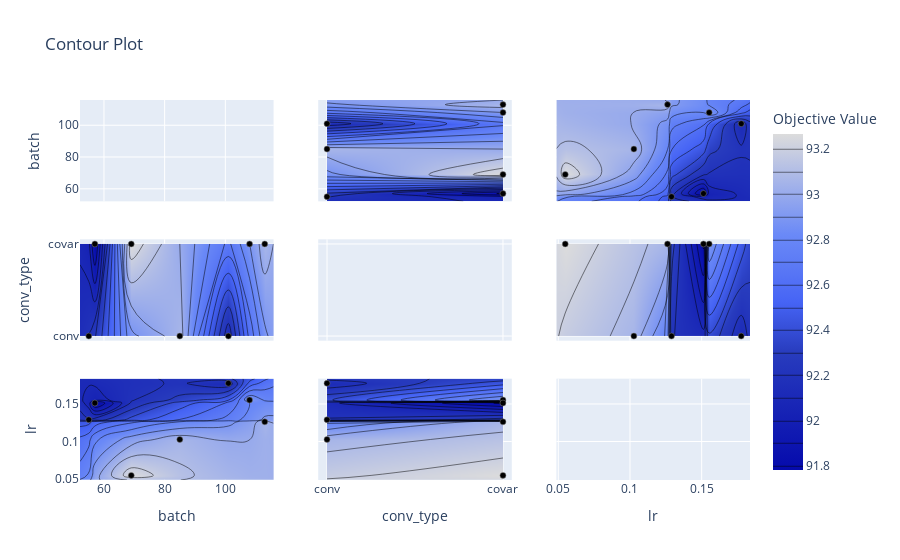

The cell this chart's notebook holds for it:
### Code cell
import os
main = os.getcwd()
if study_case == 'rotmnist':
    path =  main + '/hyperparameter_level_sets_rotmnist.png'
else:
    path =  main + '/hyperparameter_level_sets_cifar10.png'
    
fig = optuna.visualization.plot_contour(study)
fig.write_image(path)
fig.show()

### Figure 1 — Plotly figure (JSON) as saved in the notebook; plotly's stock layout.template omitted (floating-point values rounded to 4 significant figures)
{"data": [{"type": "scatter", "xaxis": "x", "yaxis": "y"}, {"colorbar": {"title": {"text": "Objective Value"}}, "colorscale": [[0, "rgb(5,10,172)"], [0.35, "rgb(40,60,190)"], [0.5, "rgb(70,100,245)"], [0.6, "rgb(90,120,245)"], [0.7, "rgb(106,137,247)"], [1, "rgb(220,220,220)"]], "connectgaps": true, "contours": {"coloring": "heatmap"}, "hoverinfo": "none", "line": {"smoothing": 1.3}, "reversescale": false, "showscale": true, "type": "contour", "x": [52.1, 55, 57, 69, 85, 101, 108, 113, 115.9], "xaxis": "x4", "y": ["conv", "covar"], "yaxis": "y4", "z": [[null, 92.21, null, null, 93.06, 92.12, null, null, null], [null, null, 91.78, 93.27, null, null, 92.9, 93.06, null]]}, {"marker": {"color": "black", "line": {"color": "Grey", "width": 0.5}}, "mode": "markers", "showlegend": false, "type": "scatter", "x": [55, 108, 101, 113, 57, 85, 69], "xaxis": "x4", "y": ["conv", "covar", "conv", "covar", "covar", "conv", "covar"], "yaxis": "y4"}, {"colorbar": {"title": {"text": "Objective Value"}}, "colorscale": [[0, "rgb(5,10,172)"], [0.35, "rgb(40,60,190)"], [0.5, "rgb(70,100,245)"], [0.6, "rgb(90,120,245)"], [0.7, "rgb(106,137,247)"], [1, "rgb(220,220,220)"]], "connectgaps": true, "contours": {"coloring": "heatmap"}, "hoverinfo": "none", "line": {"smoothing": 1.3}, "reversescale": false, "showscale": false, "type": "contour", "x": [52.1, 55, 57, 69, 85, 101, 108, 113, 115.9], "xaxis": "x7", "y": [0.04871, 0.05485, 0.1027, 0.1262, 0.129, 0.1512, 0.1552, 0.1776, 0.1837], "yaxis": "y7", "z": [[null, null, null, null, null, null, null, null, null], [null, null, null, 93.27, null, null, null, null, null], [null, null, null, null, 93.06, null, null, null, null], [null, null, null, null, null, null, null, 93.06, null], [null, 92.21, null, null, null, null, null, null, null], [null, null, 91.78, null, null, null, null, null, null], [null, null, null, null, null, null, 92.9, null, null], [null, null, null, null, null, 92.12, null, null, null], [null, null, null, null, null, null, null, null, null]]}, {"marker": {"color": "black", "line": {"color": "Grey", "width": 0.5}}, "mode": "markers", "showlegend": false, "type": "scatter", "x": [55, 108, 101, 113, 57, 85, 69], "xaxis": "x7", "y": [0.129, 0.1552, 0.1776, 0.1262, 0.1512, 0.1027, 0.05485], "yaxis": "y7"}, {"colorbar": {"title": {"text": "Objective Value"}}, "colorscale": [[0, "rgb(5,10,172)"], [0.35, "rgb(40,60,190)"], [0.5, "rgb(70,100,245)"], [0.6, "rgb(90,120,245)"], [0.7, "rgb(106,137,247)"], [1, "rgb(220,220,220)"]], "connectgaps": true, "contours": {"coloring": "heatmap"}, "hoverinfo": "none", "line": {"smoothing": 1.3}, "reversescale": false, "showscale": false, "type": "contour", "x": ["conv", "covar"], "xaxis": "x2", "y": [52.1, 55, 57, 69, 85, 101, 108, 113, 115.9], "yaxis": "y2", "z": [[null, null], [92.21, null], [null, 91.78], [null, 93.27], [93.06, null], [92.12, null], [null, 92.9], [null, 93.06], [null, null]]}, {"marker": {"color": "black", "line": {"color": "Grey", "width": 0.5}}, "mode": "markers", "showlegend": false, "type": "scatter", "x": ["conv", "covar", "conv", "covar", "covar", "conv", "covar"], "xaxis": "x2", "y": [55, 108, 101, 113, 57, 85, 69], "yaxis": "y2"}, {"type": "scatter", "xaxis": "x5", "yaxis": "y5"}, {"colorbar": {"title": {"text": "Objective Value"}}, "colorscale": [[0, "rgb(5,10,172)"], [0.35, "rgb(40,60,190)"], [0.5, "rgb(70,100,245)"], [0.6, "rgb(90,120,245)"], [0.7, "rgb(106,137,247)"], [1, "rgb(220,220,220)"]], "connectgaps": true, "contours": {"coloring": "heatmap"}, "hoverinfo": "none", "line": {"smoothing": 1.3}, "reversescale": false, "showscale": false, "type": "contour", "x": ["conv", "covar"], "xaxis": "x8", "y": [0.04871, 0.05485, 0.1027, 0.1262, 0.129, 0.1512, 0.1552, 0.1776, 0.1837], "yaxis": "y8", "z": [[null, null], [null, 93.27], [93.06, null], [null, 93.06], [92.21, null], [null, 91.78], [null, 92.9], [92.12, null], [null, null]]}, {"marker": {"color": "black", "line": {"color": "Grey", "width": 0.5}}, "mode": "markers", "showlegend": false, "type": "scatter", "x": ["conv", "covar", "conv", "covar", "covar", "conv", "covar"], "xaxis": "x8", "y": [0.129, 0.1552, 0.1776, 0.1262, 0.1512, 0.1027, 0.05485], "yaxis": "y8"}, {"colorbar": {"title": {"text": "Objective Value"}}, "colorscale": [[0, "rgb(5,10,172)"], [0.35, "rgb(40,60,190)"], [0.5, "rgb(70,100,245)"], [0.6, "rgb(90,120,245)"], [0.7, "rgb(106,137,247)"], [1, "rgb(220,220,220)"]], "connectgaps": true, "contours": {"coloring": "heatmap"}, "hoverinfo": "none", "line": {"smoothing": 1.3}, "reversescale": false, "showscale": false, "type": "contour", "x": [0.04871, 0.05485, 0.1027, 0.1262, 0.129, 0.1512, 0.1552, 0.1776, 0.1837], "xaxis": "x3", "y": [52.1, 55, 57, 69, 85, 101, 108, 113, 115.9], "yaxis": "y3", "z": [[null, null, null, null, null, null, null, null, null], [null, null, null, null, 92.21, null, null, null, null], [null, null, null, null, null, 91.78, null, null, null], [null, 93.27, null, null, null, null, null, null, null], [null, null, 93.06, null, null, null, null, null, null], [null, null, null, null, null, null, null, 92.12, null], [null, null, null, null, null, null, 92.9, null, null], [null, null, null, 93.06, null, null, null, null, null], [null, null, null, null, null, null, null, null, null]]}, {"marker": {"color": "black", "line": {"color": "Grey", "width": 0.5}}, "mode": "markers", "showlegend": false, "type": "scatter", "x": [0.129, 0.1552, 0.1776, 0.1262, 0.1512, 0.1027, 0.05485], "xaxis": "x3", "y": [55, 108, 101, 113, 57, 85, 69], "yaxis": "y3"}, {"colorbar": {"title": {"text": "Objective Value"}}, "colorscale": [[0, "rgb(5,10,172)"], [0.35, "rgb(40,60,190)"], [0.5, "rgb(70,100,245)"], [0.6, "rgb(90,120,245)"], [0.7, "rgb(106,137,247)"], [1, "rgb(220,220,220)"]], "connectgaps": true, "contours": {"coloring": "heatmap"}, "hoverinfo": "none", "line": {"smoothing": 1.3}, "reversescale": false, "showscale": false, "type": "contour", "x": [0.04871, 0.05485, 0.1027, 0.1262, 0.129, 0.1512, 0.1552, 0.1776, 0.1837], "xaxis": "x6", "y": ["conv", "covar"], "yaxis": "y6", "z": [[null, null, 93.06, null, 92.21, null, null, 92.12, null], [null, 93.27, null, 93.06, null, 91.78, 92.9, null, null]]}, {"marker": {"color": "black", "line": {"color": "Grey", "width": 0.5}}, "mode": "markers", "showlegend": false, "type": "scatter", "x": [0.129, 0.1552, 0.1776, 0.1262, 0.1512, 0.1027, 0.05485], "xaxis": "x6", "y": ["conv", "covar", "conv", "covar", "covar", "conv", "covar"], "yaxis": "y6"}, {"type": "scatter", "xaxis": "x9", "yaxis": "y9"}], "layout": {"title": {"text": "Contour Plot"}, "xaxis": {"anchor": "y", "domain": [0, 0.2889], "matches": "x7", "range": [52.1, 115.9], "showticklabels": false}, "xaxis2": {"anchor": "y2", "domain": [0.3556, 0.6444], "matches": "x8", "range": [-0.05, 1.05], "showticklabels": false, "type": "category"}, "xaxis3": {"anchor": "y3", "domain": [0.7111, 1], "matches": "x9", "range": [0.04871, 0.1837], "showticklabels": false}, "xaxis4": {"anchor": "y4", "domain": [0, 0.2889], "matches": "x7", "range": [52.1, 115.9], "showticklabels": false}, "xaxis5": {"anchor": "y5", "domain": [0.3556, 0.6444], "matches": "x8", "range": [-0.05, 1.05], "showticklabels": false, "type": "category"}, "xaxis6": {"anchor": "y6", "domain": [0.7111, 1], "matches": "x9", "range": [0.04871, 0.1837], "showticklabels": false}, "xaxis7": {"anchor": "y7", "domain": [0, 0.2889], "range": [52.1, 115.9], "title": {"text": "batch"}}, "xaxis8": {"anchor": "y8", "domain": [0.3556, 0.6444], "range": [-0.05, 1.05], "title": {"text": "conv_type"}, "type": "category"}, "xaxis9": {"anchor": "y9", "domain": [0.7111, 1], "range": [0.04871, 0.1837], "title": {"text": "lr"}}, "yaxis": {"anchor": "x", "domain": [0.7333, 1], "range": [52.1, 115.9], "title": {"text": "batch"}}, "yaxis2": {"anchor": "x2", "domain": [0.7333, 1], "matches": "y", "range": [52.1, 115.9], "showticklabels": false}, "yaxis3": {"anchor": "x3", "domain": [0.7333, 1], "matches": "y", "range": [52.1, 115.9], "showticklabels": false}, "yaxis4": {"anchor": "x4", "domain": [0.3667, 0.6333], "range": [-0.05, 1.05], "title": {"text": "conv_type"}, "type": "category"}, "yaxis5": {"anchor": "x5", "domain": [0.3667, 0.6333], "matches": "y4", "range": [-0.05, 1.05], "showticklabels": false, "type": "category"}, "yaxis6": {"anchor": "x6", "domain": [0.3667, 0.6333], "matches": "y4", "range": [-0.05, 1.05], "showticklabels": false, "type": "category"}, "yaxis7": {"anchor": "x7", "domain": [0, 0.2667], "range": [0.04871, 0.1837], "title": {"text": "lr"}}, "yaxis8": {"anchor": "x8", "domain": [0, 0.2667], "matches": "y7", "range": [0.04871, 0.1837], "showticklabels": false}, "yaxis9": {"anchor": "x9", "domain": [0, 0.2667], "matches": "y7", "range": [0.04871, 0.1837], "showticklabels": false}}}
